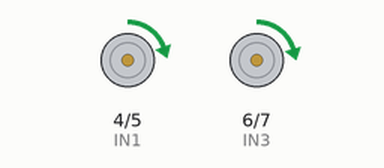
Recording of a sketch running on a simulated Arduino Uno, built with avr-gcc and run on an emulated ATmega328P. Parts: motor-driver pin pairs drawn as motors (green arrow = first pin HIGH = forward, orange = second pin HIGH = backward, longer = more drive, scaled by the enable pin). At 30.3 s the program stops and its outputs stay as they are.

Above: at 4.65 s.
At 8.2 s:
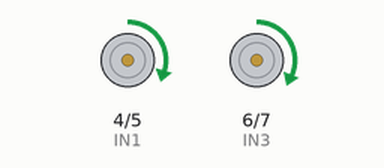
At 22.7 s:
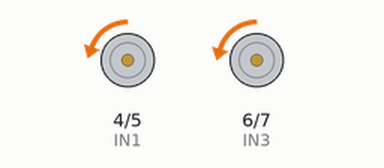
At 26.2 s:
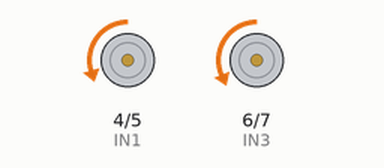
Timing chart, 0 to 31.8 s (numbered marks = the images above):
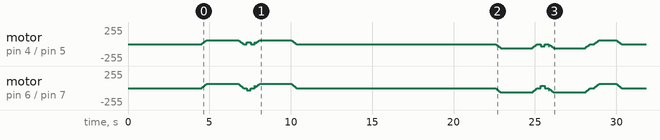

The sketch:

code-1.ino
```cpp
// Pines del L298N
const int ENA = 9; // Motor izquierdo
const int ENB = 10; // Motor derecho
const int IN1 = 4;
const int IN2 = 5;
const int IN3 = 6;
const int IN4 = 7;

// Velocidades máximas (ajusta según pruebas)
const int VELOCIDAD_BASE_IZQ = 60;   // Baja para menos consumo y calor
const int VELOCIDAD_BASE_DER = 67;

// Velocidad para giros (más baja)
const int VEL_GIRO_IZQ = 30;
const int VEL_GIRO_DER = 37;

// Tiempos estimados (ajusta según pruebas)
const unsigned long TIEMPO_1M = 1900;  // ms para 1 metro
const unsigned long TIEMPO_05M = 1000;  // ms para 0.5 metro
const unsigned long TIEMPO_GIRO_90 = 250; // ms para 90 grados (ajusta en pruebas)

// --------- Rampas de aceleración/desaceleración ---------
void rampaAceleracion(int velFinalIzq, int velFinalDer, bool haciaAdelante) {
  int paso = 5; // Incremento de velocidad en cada paso
  int vMax = max(velFinalIzq, velFinalDer); // Tomar la velocidad más alta como referencia para el bucle

  for (int v = 0; v <= vMax; v += paso) {
    // Calcular velocidades proporcionales para cada motor en cada paso
    int currentVelIzq = map(v, 0, vMax, 0, velFinalIzq);
    int currentVelDer = map(v, 0, vMax, 0, velFinalDer);

    if (haciaAdelante) {
      adelante(currentVelIzq, currentVelDer);
    } else {
      atras(currentVelIzq, currentVelDer);
    }
    delay(25); // Pequeña pausa para una aceleración más suave
  }
}

// Rampa de desaceleración gradual
// 'haciaAdelante': true si venía avanzando, false si venía retrocediendo.
void rampaDesaceleracion(int velInicialIzq, int velInicialDer, bool haciaAdelante) {
  int paso = 5; // Decremento de velocidad en cada paso
  int vMax = max(velInicialIzq, velInicialDer); // Tomar la velocidad más alta como referencia

  for (int v = vMax; v >= 0; v -= paso) {
    // Calcular velocidades proporcionales para cada motor en cada paso
    int currentVelIzq = map(v, 0, vMax, 0, velInicialIzq);
    int currentVelDer = map(v, 0, vMax, 0, velInicialDer);

    if (haciaAdelante) {
      adelante(currentVelIzq, currentVelDer);
    } else {
      atras(currentVelIzq, currentVelDer);
    }
    delay(25); // Pequeña pausa para una desaceleración más suave
  }
  detener(); // Asegura que los motores se detengan al final
}

// Controla los motores para avanzar
void adelante(int velIzq, int velDer) {
  digitalWrite(IN1, HIGH); // Motor izquierdo adelante
  digitalWrite(IN2, LOW);
  digitalWrite(IN3, HIGH); // Motor derecho adelante
  digitalWrite(IN4, LOW);
  analogWrite(ENA, velIzq); // Aplica velocidad PWM al motor izquierdo
  analogWrite(ENB, velDer); // Aplica velocidad PWM al motor derecho
}

// Controla los motores para retroceder
void atras(int velIzq, int velDer) {
  digitalWrite(IN1, LOW);  // Motor izquierdo atrás
  digitalWrite(IN2, HIGH);
  digitalWrite(IN3, LOW);  // Motor derecho atrás
  digitalWrite(IN4, HIGH);
  analogWrite(ENA, velIzq);
  analogWrite(ENB, velDer);
}

// Controla los motores para girar a la izquierda (ej: motor izq. atrás, motor der. adelante)
void girarIzquierda(int velIzq, int velDer) {
  digitalWrite(IN1, LOW);  // Izquierdo atrás
  digitalWrite(IN2, HIGH);
  digitalWrite(IN3, HIGH); // Derecho adelante
  digitalWrite(IN4, LOW);
  analogWrite(ENA, velIzq);
  analogWrite(ENB, velDer);
}

// Controla los motores para girar a la derecha (ej: motor izq. adelante, motor der. atrás)
void girarDerecha(int velIzq, int velDer) {
  digitalWrite(IN1, HIGH); // Izquierdo adelante
  digitalWrite(IN2, LOW);
  digitalWrite(IN3, LOW);  // Derecho atrás
  digitalWrite(IN4, HIGH);
  analogWrite(ENA, velIzq);
  analogWrite(ENB, velDer);
}

// Detiene ambos motores por completo
void detener() {
  digitalWrite(IN1, LOW);
  digitalWrite(IN2, LOW);
  digitalWrite(IN3, LOW);
  digitalWrite(IN4, LOW);
  analogWrite(ENA, 0); // Establece velocidad a 0
  analogWrite(ENB, 0);
}


void setup() {
  pinMode(ENA, OUTPUT);
  pinMode(ENB, OUTPUT);
  pinMode(IN1, OUTPUT);
  pinMode(IN2, OUTPUT);
  pinMode(IN3, OUTPUT);
  pinMode(IN4, OUTPUT);

  detener();
  delay(1500); // Espera X segundos al iniciar
}

void loop() {
    // 1. Esperar 3 segundos al iniciar
    delay(3000);

    // 2. Avanzar 1 metro
    rampaAceleracion(VELOCIDAD_BASE_IZQ, VELOCIDAD_BASE_DER, true);
    adelante(VELOCIDAD_BASE_IZQ, VELOCIDAD_BASE_DER);
    delay(TIEMPO_1M);
    rampaDesaceleracion(VELOCIDAD_BASE_IZQ, VELOCIDAD_BASE_DER, true);
    detener();
    delay(200);

    // 3. Girar a la derecha 90°
    girarDerecha(VEL_GIRO_IZQ, VEL_GIRO_DER);
    delay(TIEMPO_GIRO_90);
    detener();
    delay(200);

    // 4. Avanzar 1 metro
    rampaAceleracion(VELOCIDAD_BASE_IZQ, VELOCIDAD_BASE_DER, true);
    adelante(VELOCIDAD_BASE_IZQ, VELOCIDAD_BASE_DER);
    delay(TIEMPO_1M);
    rampaDesaceleracion(VELOCIDAD_BASE_IZQ, VELOCIDAD_BASE_DER, true);
    detener();
    delay(200);

    // 5. Esperar 12 segundos (o señal del ESP32)
    delay(12000); // <-- aquí puedes poner la espera de señal del ESP32

    // 6. Retroceder 1 metro
    rampaAceleracion(VELOCIDAD_BASE_IZQ, VELOCIDAD_BASE_DER, false);
    atras(VELOCIDAD_BASE_IZQ, VELOCIDAD_BASE_DER);
    delay(TIEMPO_1M);
    rampaDesaceleracion(VELOCIDAD_BASE_IZQ, VELOCIDAD_BASE_DER, false);
    detener();
    delay(200);

    // 7. Girar a la izquierda 90°
    girarIzquierda(VEL_GIRO_IZQ, VEL_GIRO_DER);
    delay(TIEMPO_GIRO_90);
    detener();
    delay(200);

    // 8. Retroceder 1 metro
    rampaAceleracion(VELOCIDAD_BASE_IZQ, VELOCIDAD_BASE_DER, false);
    atras(VELOCIDAD_BASE_IZQ, VELOCIDAD_BASE_DER);
    delay(TIEMPO_1M);
    rampaDesaceleracion(VELOCIDAD_BASE_IZQ, VELOCIDAD_BASE_DER, false);
    detener();
    delay(200);

    // 9. Avanzar 0.5 metros
    rampaAceleracion(VELOCIDAD_BASE_IZQ, VELOCIDAD_BASE_DER, true);
    adelante(VELOCIDAD_BASE_IZQ, VELOCIDAD_BASE_DER);
    delay(TIEMPO_05M);
    rampaDesaceleracion(VELOCIDAD_BASE_IZQ, VELOCIDAD_BASE_DER, true);
    detener();

    while (1); // Detiene el loop
}
```
